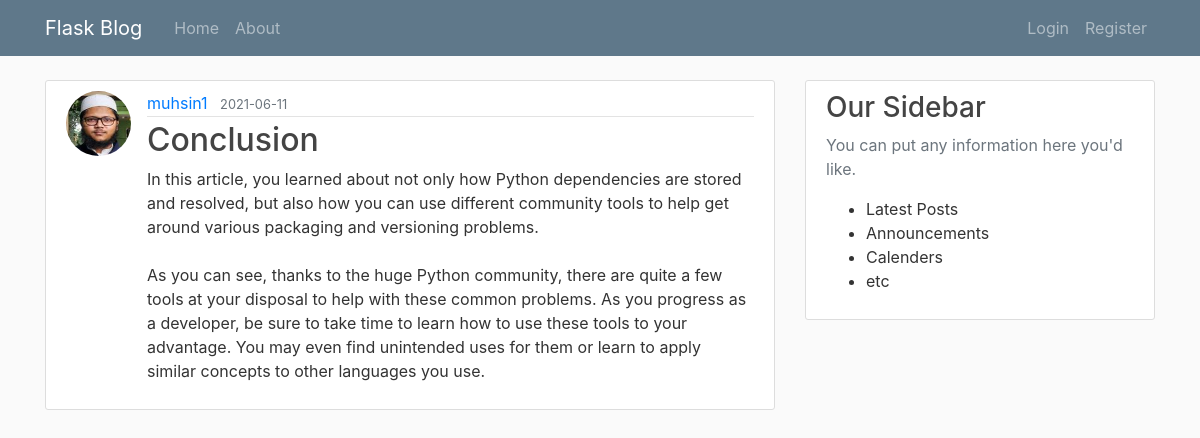
/post/28, run on the app's committed database.
### flaskblog/models.py (models this page shows, shortened)
class User(db.Model, UserMixin):
    id = db.Column(db.Integer, primary_key=True)
    username = db.Column(db.String(20), unique=True, nullable=False)
    email = db.Column(db.String(120), unique=True, nullable=False)
    image_file = db.Column(db.String(20), nullable=False, default='default.jpg')
    password = db.Column(db.String(60), nullable=False)
    posts = db.relationship('Post', backref='author', lazy=True)

class Post(db.Model):
    id = db.Column(db.Integer, primary_key=True)
    title = db.Column(db.String(100), nullable=False)
    date_posted = db.Column(db.DateTime, nullable=False, default=datetime.utcnow)
    content = db.Column(db.Text, nullable=False)
    user_id = db.Column(db.Integer, db.ForeignKey('user.id'), nullable=False)

### flaskblog/posts/routes.py (the view)
@posts.route("/post/<int:post_id>")
def post(post_id):
    post = Post.query.get_or_404(post_id)
    return render_template('post.html', title=post.title, post=post)

### flaskblog/templates/post.html (shortened to what this page needs)
{% extends "layout.html" %}
{% block content %}
<article class="media content-section">
    <img class="rounded-circle article-img"
        src="{{ url_for('static', filename='profile_pics/' + post.author.image_file) }}">
    <div class="media-body">
        <div class="article-metadata">
            <a class="mr-2" href="{{ url_for('users.user_posts', username=post.author.username)}}">{{ post.author.username }}</a>
            <small class="text-muted">{{ post.date_posted.strftime('%Y-%m-%d') }}</small>
        </div>
        <h2 class="article-title" >{{ post.title }}</h2>
        <p class="article-content">{{ post.content }}</p>
    </div>
</article>
{% endblock content %}

### flaskblog/static/main.css (style rules this page uses)
body { background: #fafafa; color: #333333; margin-top: 5rem; }
h1, h2, h3, h4, h5, h6 { color: #444444; }
.content-section { background: #ffffff; padding: 10px 20px; border: 1px solid #dddddd; border-radius: 3px; margin-bottom: 20px; }
.article-title { color: #444444; }
.article-content { white-space: pre-line; }
.article-img { height: 65px; width: 65px; margin-right: 16px; }
.article-metadata { padding-bottom: 1px; margin-bottom: 4px; border-bottom: 1px solid #e3e3e3 }

### data on the page
User: image_file (picture), author.username "muhsin1"
Post: date_posted "2021-06-11", title "Conclusion", content "In this article, you learned about not only how Python dependencies are stored and resolved, but also how you can use different community tools to help get around various packaging and versioning problems. As you can see, thanks to the huge Python community, there are quite a few tools at your disposal to help with these common problems. As you progress as a developer, be sure to take time to learn how to use these tools to your advantage. You may even find unintended uses for them or learn to apply similar concepts to other languages you use."
